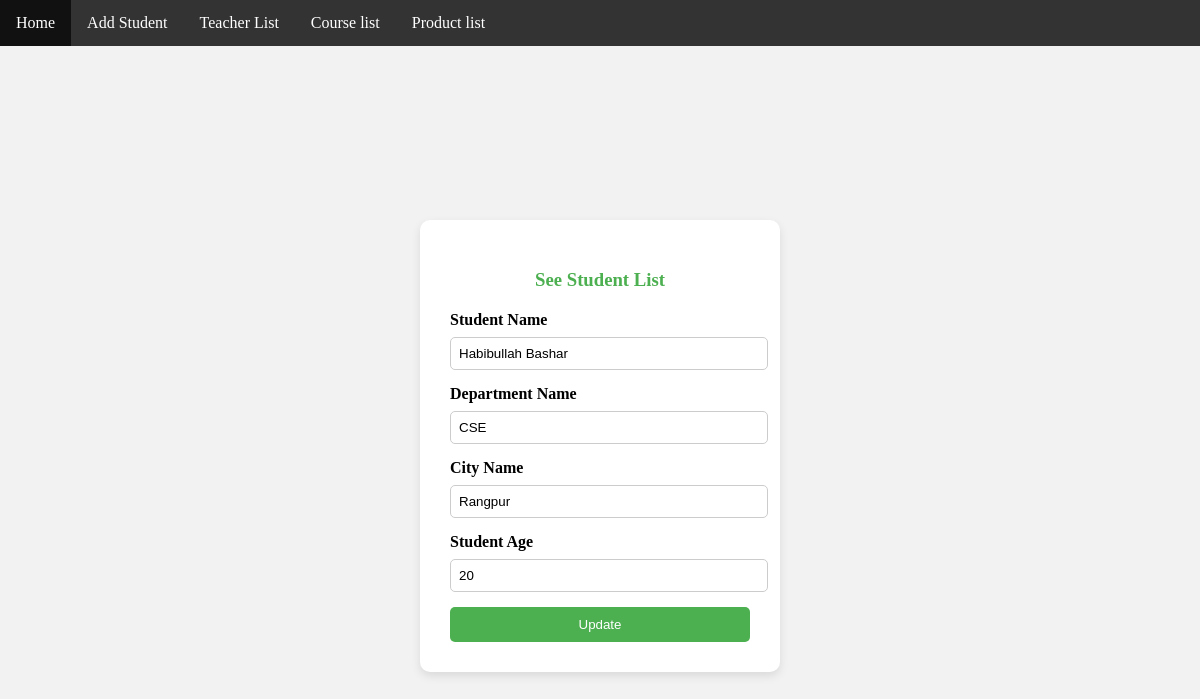
The page /editStudent/3 on the database its author committed.
### myApp/models.py (models this page shows)
class StudentModel(models.Model):
    Student_Name=models.CharField(max_length=100)
    Department_Name=models.CharField(max_length=100)
    City_Name=models.CharField(max_length=100)
    Student_Age=models.IntegerField()

### myProject/views.py (the view, shortened to what this page needs)
# urls.py: path('editStudent/<str:myid>',editStudent,name='editStudent'),
def editStudent(req,myid):
    student=StudentModel.objects.get(id=myid)
    context={
        'data':student
    }
    return render(req,"editStudent.html",context)

### Template/editStudent.html (shortened to what this page needs)
{% extends 'master.html' %}
{% block body %}
<!DOCTYPE html>
<html lang="en">
<head>
</head>
<body>
  <div class="page-container">
    <div class="form-container">
      <h3><a href="{% url 'studentList' %}">See Student List</a></h3>
      <form action="  " method="POST" >
        <label for="student_name">Student Name</label>
        <input type="text" id="student_name" value="{{data.Student_Name}}" name="Student_Name" required>
        <label for="department_name">Department Name</label>
        <input type="text" id="department_name" value="{{data.Department_Name}}" name="Department_Name" required>
        <label for="city_name">City Name</label>
        <input type="text" id="city_name" value="{{data.City_Name}}" name="City_Name" required>
        <label for="student_age">Student Age</label>
        <input type="number" id="student_age" value="{{data.Student_Age}}" name="Student_Age" min="0" required>
        <input type="submit" value="Update">
      </form>
    </div>
  </div>
</body>
</html>
{% endblock body %}

### Template/editStudent.html (style rules this page uses)
body, html { height: 100%; margin: 0; }
.page-container { display: flex; justify-content: center; align-items: center; height: 100%; background-color: #f2f2f2; }
.form-container { background-color: white; padding: 30px; border-radius: 10px; box-shadow: 0 4px 10px rgba(0, 0, 0, 0.1); width: 300px; }
label { display: block; margin-bottom: 8px; font-weight: bold; }
input[type="text"], input[type="number"] { width: 100%; padding: 8px; margin-bottom: 15px; border: 1px solid #ccc; border-radius: 5px; }
input[type="submit"] { background-color: #4CAF50; color: white; padding: 10px; border: none; width: 100%; border-radius: 5px; cursor: pointer; }
.form-container h3 { text-align: center; margin-bottom: 20px; }
.form-container a { text-decoration: none; color: #4CAF50; }

### rows shown on the page
StudentModel: Student_Name "Habibullah Bashar", Department_Name "CSE", City_Name "Rangpur", Student_Age "20"
